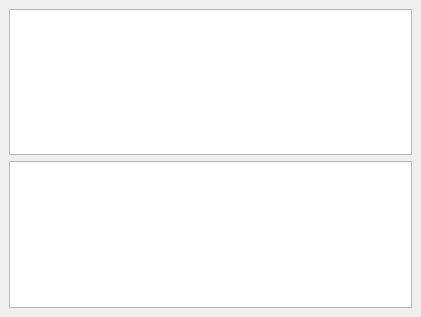
<ui version="4.0" >
 <class>SvnCommitLogInputDlg</class>
 <widget class="QWidget" name="SvnCommitLogInputDlg" >
  <property name="geometry" >
   <rect>
    <x>0</x>
    <y>0</y>
    <width>421</width>
    <height>317</height>
   </rect>
  </property>
  <layout class="QGridLayout" >
   <property name="leftMargin" >
    <number>9</number>
   </property>
   <property name="topMargin" >
    <number>9</number>
   </property>
   <property name="rightMargin" >
    <number>9</number>
   </property>
   <property name="bottomMargin" >
    <number>9</number>
   </property>
   <property name="horizontalSpacing" >
    <number>6</number>
   </property>
   <property name="verticalSpacing" >
    <number>6</number>
   </property>
   <item row="1" column="0" >
    <widget class="QListWidget" name="listWidget" />
   </item>
   <item row="0" column="0" >
    <widget class="KTextEdit" name="messageBox" />
   </item>
  </layout>
 </widget>
 <customwidgets>
  <customwidget>
   <class>KTextEdit</class>
   <extends>QTextEdit</extends>
   <header>ktextedit.h</header>
  </customwidget>
 </customwidgets>
 <resources/>
 <connections/>
</ui>
